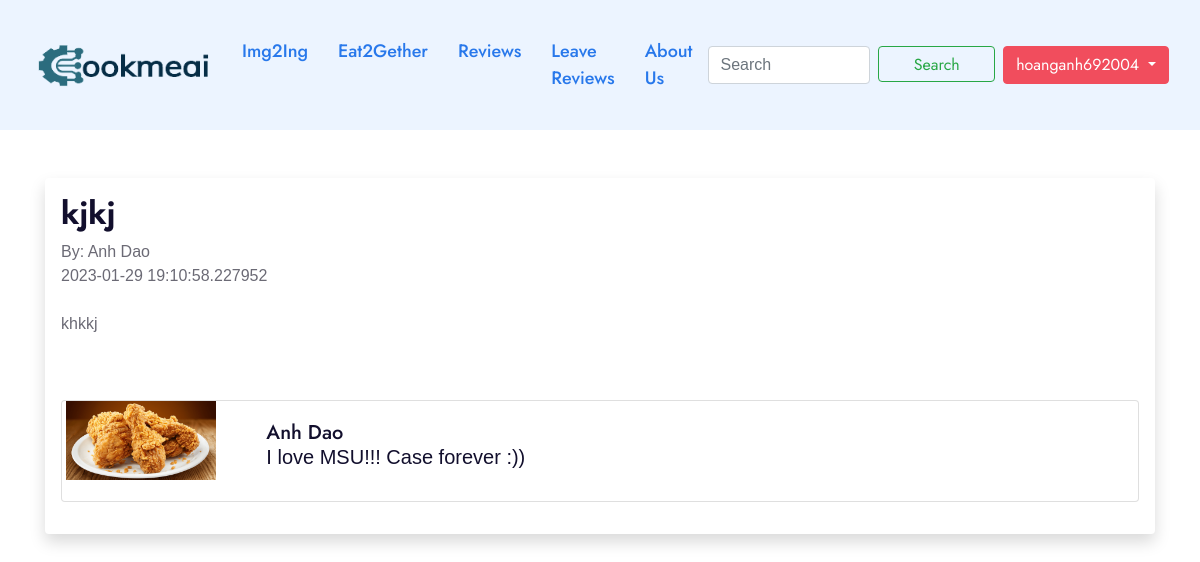
Page /posts/13 (signed in) on the committed database.
### app.py (models this page shows, shortened)
class Users(db.Model, UserMixin):
    id = db.Column(db.Integer, primary_key=True)
    username = db.Column(db.String(20), nullable=False, unique=True)
    name = db.Column(db.String(200), nullable=False)
    email = db.Column(db.String(120), nullable=False, unique=True)
    about_author = db.Column(db.Text(500), nullable=True)
    profile_pic = db.Column(db.String(), nullable=True)
    date_added = db.Column(db.DateTime, default=datetime.utcnow)
    password_hash = db.Column(db.String(128))
    posts = db.relationship('Posts', backref='poster')
    @property
    def password(self):
        raise AttributeError('password is not a readable attribute!')

class Posts(db.Model):
    id = db.Column(db.Integer, primary_key=True)
    title = db.Column(db.String(255))
    content = db.Column(db.Text())
    date_posted = db.Column(db.DateTime, default=datetime.utcnow)
    slug = db.Column(db.String(255))
    poster_id = db.Column(db.Integer, db.ForeignKey('users.id'))

### app.py (the view)
@app.route('/posts/<int:id>')
def post(id):
    post = Posts.query.get_or_404(id)
    return render_template('post.html', post=post)

### forms.py
class SearchForm(FlaskForm):
    searched = StringField('Searched', validators=[DataRequired()])
    submit = SubmitField()

### app.py (called while the page is built)
@login_manager.user_loader
def load_user(user_id):
    return Users.query.get(int(user_id))

@app.context_processor
def base():
    form = SearchForm()
    return dict(form=form)

### templates/post.html (shortened to what this page needs)
{% extends 'base.html' %}
{% block content %}
<br><br>
<div class="shadow p-3 mb-5 bg-body rounded">
    <h2>{{ post.title }}</h2>
    By: {{ post.poster.name }} <br>
    {{ post.date_posted }}<br><br>
    {{ post.content|safe }} <br><br>
    <div class="card mb-3">
        <div class="row">
            <div class="col-md-2">
                {% if post.poster.profile_pic %}
                    <img src="{{ url_for('static', filename = 'images/' + current_user.profile_pic) }}" alt="" width="150px"
                    align="right">
                {% else %}
                <img src="{{ url_for('static', filename = 'images/avatar.png') }}" alt="" width="150px"
                align="right">
                {% endif %}
            </div>
            <div class="col-md-10">
                <div class="card-body">
                    <h5 class="card-title">
                        {{ post.poster.name }}
                        <p class="card-text">
                            {% if post.poster.about_author %}
                            {{ post.poster.about_author }}
                            {% else %}
                            Author has no profile yet...
                            {% endif %}
                        </p>
                    </h5>
                </div>
            </div>
        </div>
    </div>
</div>
{% endblock %}

### templates/navbar.html (shortened to what this page needs)
<nav class="navbar navbar-expand-lg navbar-light bg-light">
    <div class="container-fluid">
        <a class="navbar-brand" href="{{ url_for('index') }}"><img src="{{ url_for('static', filename='images/logo/cookmeai.png') }}" style="width: 180px"></a>
        <div class="collapse navbar-collapse" id="navbarSupportedContent">
            <ul class="navbar-nav me-auto mb-2 mb-lg-0">
                <li class="nav-item">
                    <a class="nav-link active" aria-current="page" href="{{ url_for('img2ing') }}">Img2Ing</a>
                </li>
                <li class="nav-item">
                    <a class="nav-link active" aria-current="page" href="{{ url_for('eat2gether') }}">Eat2Gether</a>
                </li>
                <li class="nav-item">
                    <a class="nav-link active" aria-current="page" href="{{ url_for('posts') }}">Reviews</a>
                </li>
                <li class="nav-item">
                    <a class="nav-link active" aria-current="page" href="{{ url_for('add_post') }}">Leave Reviews</a>
                </li>
                <li class="nav-item">
                    <a class="nav-link active" aria-current="page" href="{{ url_for('aboutus') }}">About Us</a>
                </li>
            </ul>
            <form class="d-flex" method="POST" action="{{ url_for('search') }}">
                <input class="form-control me-2" type="search" placeholder="Search" aria-label="Search" name="searched">
                <button class="btn btn-outline-success" type="submit" style="height:36px;width:200px">Search</button>
            </form>
            <div class="dropdown">
                {% if current_user.is_authenticated %}
                <button class="btn btn-secondary dropdown-toggle" type="button" id="dropdownMenuButton1"
                    data-bs-toggle="dropdown" aria-expanded="false" style="margin-left:8px">
                    {{ current_user.username }}
                </button>
                {% endif %}
            </div>
        </div>
    </div>
</nav>

### rows in the picture
Users: username "hoanganh692004", profile_pic (picture)
Posts: title "kjkj", date_posted "2023-01-29 19:10:58.227952", content "khkkj"
Users: poster.name "Anh Dao", poster.about_author "I love MSU!!! Case forever :))"
